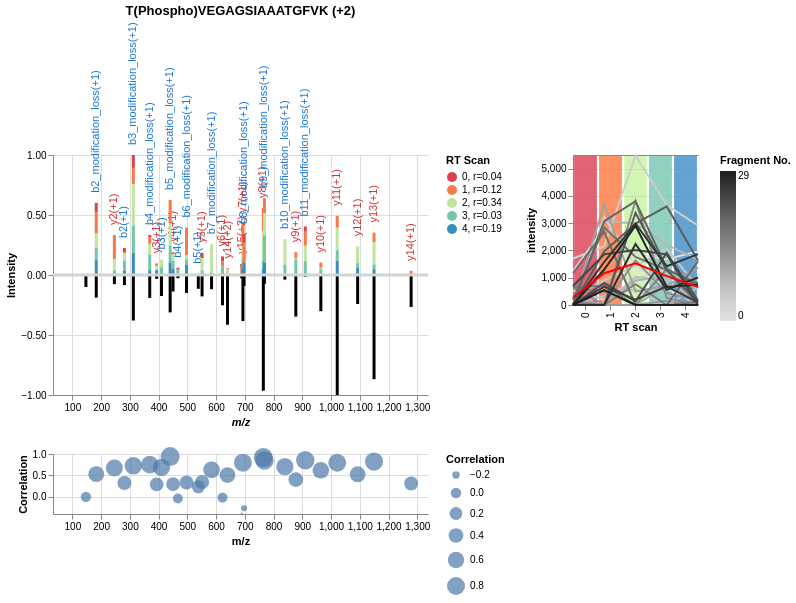

Here is the notebook cell this chart was saved with:
### Markdown cell above
### Mirror plots

### Code cell
mirror_w_xic_w_corrs(
    spectrum_slice,
    mz_library,
    intensity_library,
    fragment_library,
    precursor_df,
    selected_hash,
    width=500,
    height=300,
)

### Figure 1 — Vega-Lite specification as saved in the notebook (floating-point values rounded to 4 significant figures; data arrays with more than 128 entries replaced by an {"elided": "..."} marker saying what was removed)
{"config": {"view": {"continuousWidth": 300, "continuousHeight": 300, "stroke": null}}, "hconcat": [{"vconcat": [{"layer": [{"mark": {"type": "text", "align": "left", "angle": 270, "baseline": "middle", "dx": 10}, "encoding": {"color": {"field": "label_color", "scale": null, "type": "nominal"}, "text": {"field": "frag_label", "type": "nominal"}, "x": {"axis": {"grid": true, "title": "m/z", "titleFontStyle": "italic"}, "field": "mz", "scale": {"domain": [50, 1320.0], "nice": false, "padding": 5, "zero": false}, "type": "quantitative"}, "y": {"aggregate": "sum", "axis": {"format": ".2f", "grid": true, "title": ["Intensity"]}, "field": "norm_intensity", "type": "quantitative"}}}, {"mark": {"type": "bar", "size": 3}, "encoding": {"color": {"field": "rt_cat", "scale": {"domain": ["0, r=0.04", "1, r=0.12", "2, r=0.34", "3, r=0.03", "4, r=0.19"], "range": ["#d8434e", "#f67a49", "#bfe5a0", "#74c7a5", "#378ebb"]}, "title": "RT Scan", "type": "nominal"}, "tooltip": [{"field": "mz", "format": ".3f", "title": "m/z", "type": "quantitative"}, {"field": "norm_intensity", "format": ".2f", "title": "Intensity", "type": "quantitative"}], "x": {"axis": {"grid": true, "title": "m/z", "titleFontStyle": "italic"}, "field": "mz", "scale": {"domain": [50, 1320.0], "nice": false, "padding": 5, "zero": false}, "type": "quantitative"}, "y": {"aggregate": "sum", "axis": {"format": ".2f", "grid": true, "title": ["Intensity"]}, "field": "norm_intensity", "type": "quantitative"}}}, {"data": {"name": "data-0fd918bb1733d3ae0636ae694edd5876"}, "mark": {"type": "rule", "size": 3}, "encoding": {"tooltip": [{"field": "mz", "format": ".3f", "title": "m/z", "type": "quantitative"}, {"field": "intensity", "format": ".2f", "title": "Intensity", "type": "quantitative"}], "x": {"axis": {"grid": true, "title": "m/z", "titleFontStyle": "italic"}, "field": "mz", "scale": {"domain": [50, 1320.0], "nice": false, "padding": 5, "zero": false}, "type": "quantitative"}, "y": {"axis": {"format": "", "grid": true, "title": ["Intensity"]}, "field": "minus_intensity", "scale": {"nice": true, "padding": 0}, "type": "quantitative"}}}, {"data": {"name": "data-35e242a548128b72b9f6a9c1e76cc54b"}, "mark": {"type": "rule", "size": 3}, "encoding": {"color": {"value": "lightGray"}, "y": {"field": "sep", "type": "quantitative"}}}], "data": {"name": "data-1029d2118523cb89143e0bfdc4e9a3a0"}, "height": 240.0, "title": {"text": "T(Phospho)VEGAGSIAAATGFVK (+2)", "color": "black", "fontWeight": "bold"}, "width": 375.0}, {"data": {"name": "data-34bc00caa040a2f247d1397ea041e7c6"}, "mark": {"type": "circle"}, "encoding": {"size": {"field": "corr_coeff", "legend": {"title": "Correlation"}, "type": "quantitative"}, "x": {"axis": {"title": "m/z"}, "field": "mz", "type": "quantitative"}, "y": {"axis": {"title": "Correlation"}, "field": "corr_coeff", "type": "quantitative"}}, "height": 60.0, "width": 375.0}], "resolve": {"scale": {"color": "independent", "size": "independent", "x": "shared"}}}, {"layer": [{"mark": {"type": "bar", "opacity": 0.05}, "encoding": {"color": {"field": "RT_scan", "legend": null, "scale": {"domain": [0, 1, 2, 3, 4], "range": ["#d8434e", "#f67a49", "#bfe5a0", "#74c7a5", "#378ebb"]}, "type": "ordinal"}, "x": {"axis": {"title": "RT scan"}, "field": "RT_scan", "type": "ordinal"}, "y": {"value": 1}}, "title": ""}, {"mark": {"type": "line"}, "encoding": {"color": {"field": "mz_scan", "legend": {"title": "Fragment No."}, "scale": {"scheme": "greys"}, "type": "quantitative"}, "x": {"axis": {"labels": false, "ticks": false, "title": null}, "field": "RT_scan", "type": "quantitative"}, "y": {"field": "intensity", "type": "quantitative"}}}, {"data": {"name": "data-d0066e026547747bd48f11f51b11d35c"}, "mark": {"type": "line", "color": "red"}, "encoding": {"x": {"axis": {"labels": false, "ticks": false, "title": null}, "field": "RT_scan", "type": "quantitative"}, "y": {"field": "intensity", "type": "quantitative"}}}], "data": {"name": "data-4126558521a1e65e7650d3300ee619d6"}, "height": 150.0, "width": 125.0}], "resolve": {"scale": {"color": "independent"}}, "$schema": "https://vega.github.io/schema/vega-lite/v5.20.1.json", "datasets": {"data-1029d2118523cb89143e0bfdc4e9a3a0": {"elided": "150 records"}, "data-0fd918bb1733d3ae0636ae694edd5876": [{"mz": 147.1, "intensity": 0.1002, "norm_intensity": 0.1002, "minus_intensity": -0.1002}, {"mz": 183.1, "intensity": 0.1883, "norm_intensity": 0.1883, "minus_intensity": -0.1883}, {"mz": 246.2, "intensity": 0.07606, "norm_intensity": 0.07606, "minus_intensity": -0.07606}, {"mz": 281.1, "intensity": 0.08416, "norm_intensity": 0.08416, "minus_intensity": -0.08416}, {"mz": 312.2, "intensity": 0.3793, "norm_intensity": 0.3793, "minus_intensity": -0.3793}, {"mz": 369.2, "intensity": 0.191, "norm_intensity": 0.191, "minus_intensity": -0.191}, {"mz": 393.2, "intensity": 0.03185, "norm_intensity": 0.03185, "minus_intensity": -0.03185}, {"mz": 410.1, "intensity": 0.175, "norm_intensity": 0.175, "minus_intensity": -0.175}, {"mz": 440.2, "intensity": 0.3116, "norm_intensity": 0.3116, "minus_intensity": -0.3116}, {"mz": 450.3, "intensity": 0.1379, "norm_intensity": 0.1379, "minus_intensity": -0.1379}, {"mz": 467.2, "intensity": 0.02684, "norm_intensity": 0.02684, "minus_intensity": -0.02684}, {"mz": 497.2, "intensity": 0.1495, "norm_intensity": 0.1495, "minus_intensity": -0.1495}, {"mz": 538.2, "intensity": 0.1151, "norm_intensity": 0.1151, "minus_intensity": -0.1151}, {"mz": 551.3, "intensity": 0.1784, "norm_intensity": 0.1784, "minus_intensity": -0.1784}, {"mz": 584.3, "intensity": 0.118, "norm_intensity": 0.118, "minus_intensity": -0.118}, {"mz": 622.4, "intensity": 0.2524, "norm_intensity": 0.2524, "minus_intensity": -0.2524}, {"mz": 639.8, "intensity": 0.4141, "norm_intensity": 0.4141, "minus_intensity": -0.4141}, {"mz": 689.4, "intensity": 0.02799, "norm_intensity": 0.02799, "minus_intensity": -0.02799}, {"mz": 693.4, "intensity": 0.3833, "norm_intensity": 0.3833, "minus_intensity": -0.3833}, {"mz": 697.4, "intensity": 0.09187, "norm_intensity": 0.09187, "minus_intensity": -0.09187}, {"mz": 764.4, "intensity": 0.9649, "norm_intensity": 0.9649, "minus_intensity": -0.9649}, {"mz": 768.4, "intensity": 0.073, "norm_intensity": 0.073, "minus_intensity": -0.073}, {"mz": 839.4, "intensity": 0.03863, "norm_intensity": 0.03863, "minus_intensity": -0.03863}, {"mz": 877.5, "intensity": 0.3465, "norm_intensity": 0.3465, "minus_intensity": -0.3465}, {"mz": 910.5, "intensity": 0.01474, "norm_intensity": 0.01474, "minus_intensity": -0.01474}, {"mz": 964.5, "intensity": 0.3015, "norm_intensity": 0.3015, "minus_intensity": -0.3015}, {"mz": 1022.0, "intensity": 1.0, "norm_intensity": 1.0, "minus_intensity": -1.0}, {"mz": 1093.0, "intensity": 0.242, "norm_intensity": 0.242, "minus_intensity": -0.242}, {"mz": 1150.0, "intensity": 0.8683, "norm_intensity": 0.8683, "minus_intensity": -0.8683}, {"mz": 1279.0, "intensity": 0.2662, "norm_intensity": 0.2662, "minus_intensity": -0.2662}], "data-35e242a548128b72b9f6a9c1e76cc54b": [{"sep": 0}], "data-34bc00caa040a2f247d1397ea041e7c6": [{"mz": 147.1, "corr_coeff": 0.0}, {"mz": 183.1, "corr_coeff": 0.5297}, {"mz": 246.2, "corr_coeff": 0.6736}, {"mz": 281.1, "corr_coeff": 0.3223}, {"mz": 312.2, "corr_coeff": 0.7261}, {"mz": 369.2, "corr_coeff": 0.7524}, {"mz": 393.2, "corr_coeff": 0.2901}, {"mz": 410.1, "corr_coeff": 0.6888}, {"mz": 440.2, "corr_coeff": 0.939}, {"mz": 450.3, "corr_coeff": 0.2952}, {"mz": 467.2, "corr_coeff": -0.03608}, {"mz": 497.2, "corr_coeff": 0.334}, {"mz": 538.2, "corr_coeff": 0.2357}, {"mz": 551.3, "corr_coeff": 0.3464}, {"mz": 584.3, "corr_coeff": 0.6296}, {"mz": 622.4, "corr_coeff": -0.0168}, {"mz": 639.8, "corr_coeff": 0.5087}, {"mz": 689.4, "corr_coeff": -0.3907}, {"mz": 693.4, "corr_coeff": 0.7978}, {"mz": 697.4, "corr_coeff": -0.2674}, {"mz": 764.4, "corr_coeff": 0.9183}, {"mz": 768.4, "corr_coeff": 0.8475}, {"mz": 839.4, "corr_coeff": 0.7049}, {"mz": 877.5, "corr_coeff": 0.403}, {"mz": 910.5, "corr_coeff": 0.8539}, {"mz": 964.5, "corr_coeff": 0.6197}, {"mz": 1022.0, "corr_coeff": 0.7961}, {"mz": 1093.0, "corr_coeff": 0.5267}, {"mz": 1150.0, "corr_coeff": 0.8239}, {"mz": 1279.0, "corr_coeff": 0.3112}], "data-4126558521a1e65e7650d3300ee619d6": {"elided": "150 records"}, "data-d0066e026547747bd48f11f51b11d35c": [{"RT_scan": 0, "intensity": 277.8}, {"RT_scan": 1, "intensity": 1166.0}, {"RT_scan": 2, "intensity": 1525.0}, {"RT_scan": 3, "intensity": 1058.0}, {"RT_scan": 4, "intensity": 658.2}]}}
